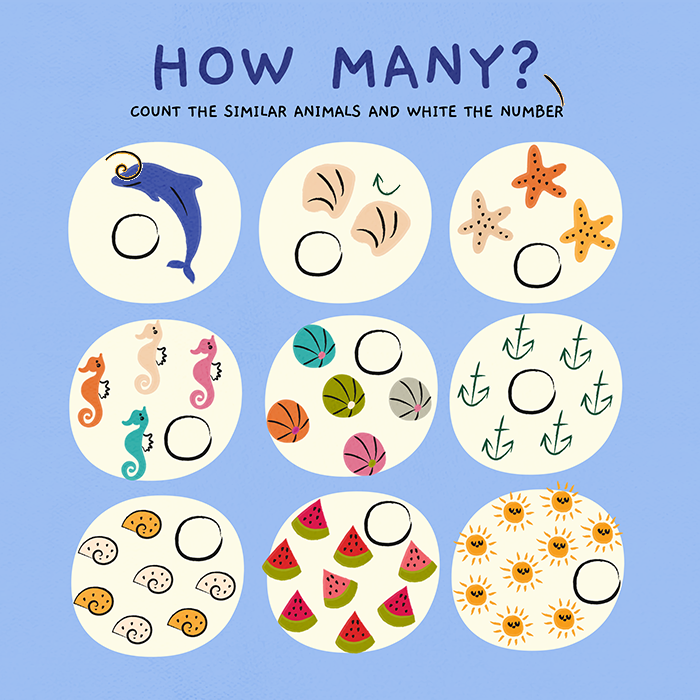
#> input picture Opencv/Project/Make Spot The Difference Game Data/Level2/image_input_output_level2.png, 700 x 700 px; its folder holds only this picture in this run
$ python main.py
#> lines starting #> are read from the running program, lines starting #| are printed output that depends on the picture; after the words box and inside, x2 and y2 are one past the last pixel; in counts of white or black regions, pixels touching at a corner belong together; long printed decimals are rounded
from skimage.metrics import structural_similarity
import cv2
import numpy as np
import random
from tkinter import Tk
from tkinter.filedialog import askopenfilename
import os

#Đọc file ảnh Image_input
root = Tk()
root.withdraw()
file_path = askopenfilename(filetypes=[("Image_input", ".jpg;.jpeg;*.png")])
#> the answer given: image_input_output_level2.png

# Kiểm tra
if file_path:
    # Đọc ảnh từ đường dẫn
    img_origin = cv2.imread(file_path)
#> img_origin is the input picture: shape (700, 700, 3); mean B, G, R 221.7, 200.9, 186
    img = img_origin.copy()

    # Chuyển đổi sang ảnh xám
    gray = cv2.cvtColor(img, cv2.COLOR_BGR2GRAY)

    # Bộ lọc canny để phát hiện cạnh
    edges = cv2.Canny(img, 50, 130)
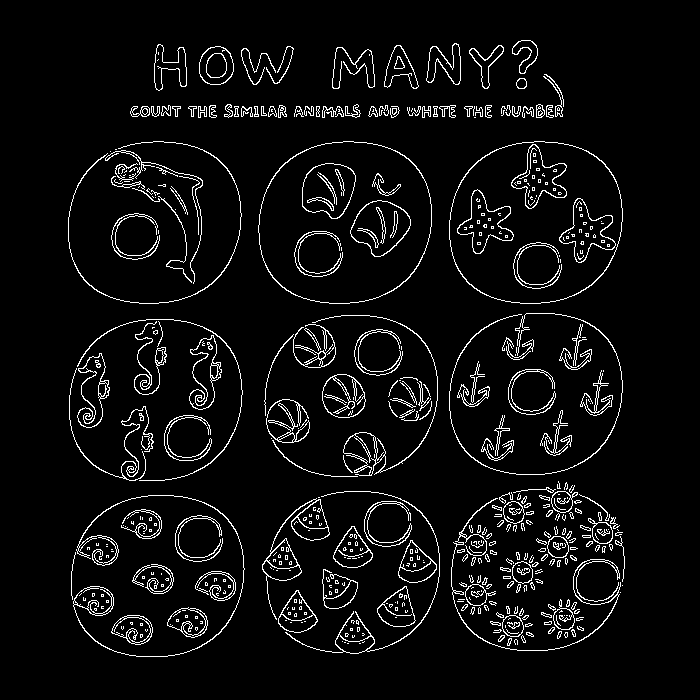
#> edges: shape (700, 700); 5.5% white in thin lines or dots, all inside (x1, y1, x2, y2) = (68, 40, 625, 657)

    # Chuyển đổi sang ảnh nhị phân
    thresh = cv2.threshold(gray, 127, 255, cv2.THRESH_BINARY)[1]
#> thresh: shape (700, 700); 95.2% white; 356 black regions (228 under 20 px)

    # Hàm contour để tìm các đối tượng
    contours, hierarchy = cv2.findContours(thresh, cv2.RETR_TREE, cv2.CHAIN_APPROX_SIMPLE)
#> contours = 495 contours, 347 with area under 20; largest, box (x1, y1, x2, y2) and area: (0, 0, 700, 700) 488601, (111, 162, 203, 284) 3422, (198, 46, 234, 86) 1088, (240, 46, 294, 86) 926, (332, 46, 376, 90) 919

    # Lưu các contour có diện tích 300 đến 100 vào danh sách objects
    objects = []
    for contour in contours:
        area = cv2.contourArea(contour)
        if area > 200 and area < 700:
            objects.append(contour)
#> this loop made 495 passes
#> area on passes 28, 36, 50: 21.5, 71.5, 267.5
#> after the loop, objects = 27 contours; largest, box (x1, y1, x2, y2) and area: (382, 585, 414, 617) 576, (281, 589, 314, 622) 575, (296, 498, 328, 530) 572, (338, 611, 372, 643) 571, (266, 538, 299, 570) 570

    # Nếu không tìm thấy đối tượng nào có diện tích lớn hơn 200, thoát khỏi chương trình
    if not objects:
        exit()

    # Chọn ngẫu nhiên 3 đối tượng từ danh sách objects
    selected_contours = random.sample(objects, k=3)
#> selected_contours = 3 contours; box (x1, y1, x2, y2) and area: (174, 515, 224, 562) 462, (206, 53, 227, 78) 368, (125, 509, 163, 540) 284

    # Đổi màu bằng màu trung bình cho các đối tượng đã chọn
    for contour in selected_contours:
        mean_bgr = cv2.mean(contour)
        cv2.drawContours(img, [contour], -1, mean_bgr, -2)
#> this loop made 3 passes
#> mean_bgr on passes 1 to 3: (197.4, 538, 0, 0), (216.8, 65.08, 0, 0), (146.1, 524.7, 0, 0)
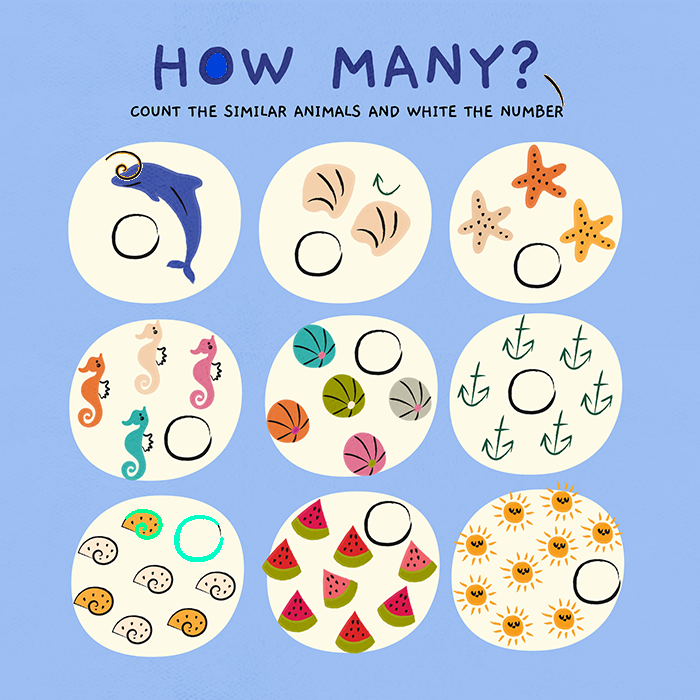
#> img: shape (700, 700, 3); 0.28% of pixels changed, all inside (x1, y1, x2, y2) = (125, 53, 227, 562)

    # Xuất hình ảnh
    # Lấy tên file và đường dẫn đến thư mục chứa file
    file_name = os.path.basename(file_path)
    file_dir = os.path.dirname(file_path)

    # Tạo tên file output: "image_imput_output_level2.png"
    file_name_out = file_name.split(".")[0] + "_output_level2.png"

    # Tạo đường dẫn để lưa file
    file_path_out = os.path.join(file_dir, file_name_out)

    # Lưu ảnh đầu ra
    cv2.imwrite(file_path_out, img)

    # Đọc ảnh before và ảnh after
    before = cv2.imread(file_path)
    after = cv2.imread(file_name_out)

    # Chuyển đổi hình ảnh sang thang độ xám
    before_gray = cv2.cvtColor(before, cv2.COLOR_BGR2GRAY)
    after_gray = cv2.cvtColor(after, cv2.COLOR_BGR2GRAY)

    # Tính toán SSIM giữa hai hình ảnh
    (score, diff) = structural_similarity(before_gray, after_gray, full=True)
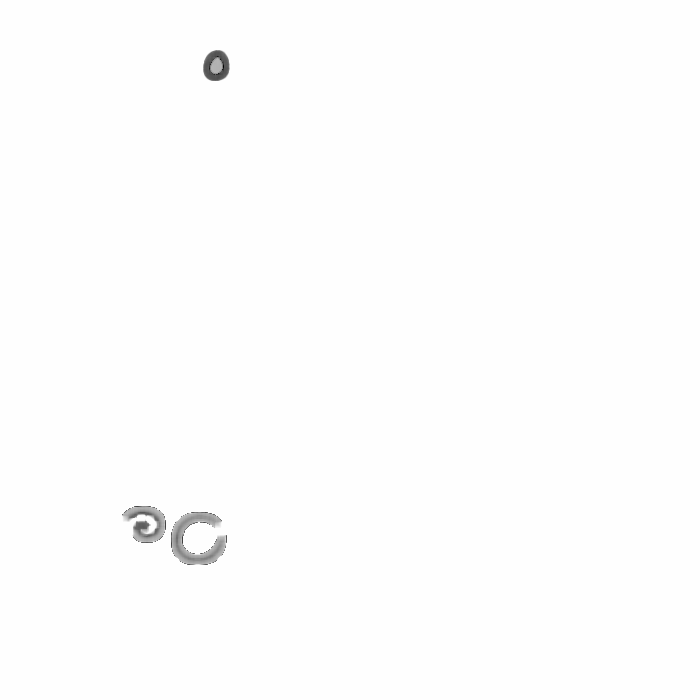
#> diff: shape (700, 700) float64; min -0.37, max 1, mean 0.996; drawn with min black and max white
#> score = 0.996
    print("Image similarity", score)
#| Image similarity 0.9961

    # Hình ảnh khác biệt chứa sự khác biệt hình ảnh thực tế giữa hai hình ảnh
    # và được biểu diễn dưới dạng kiểu dữ liệu dấu phẩy động trong phạm vi [0,1]
    # vì vậy ta phải chuyển đổi mảng thành số nguyên không dấu 8 bit trong phạm vi
    # [0,255] trước khi ta có thể sử dụng nó với OpenCV
    diff = (diff * 255).astype("uint8")

    # Ngưỡng hình ảnh khác biệt, tiếp theo là tìm đường viền để
    # có được các vùng của hai hình ảnh đầu vào khác nhau
    thresh = cv2.threshold(diff, 0, 255, cv2.THRESH_BINARY_INV | cv2.THRESH_OTSU)[1]
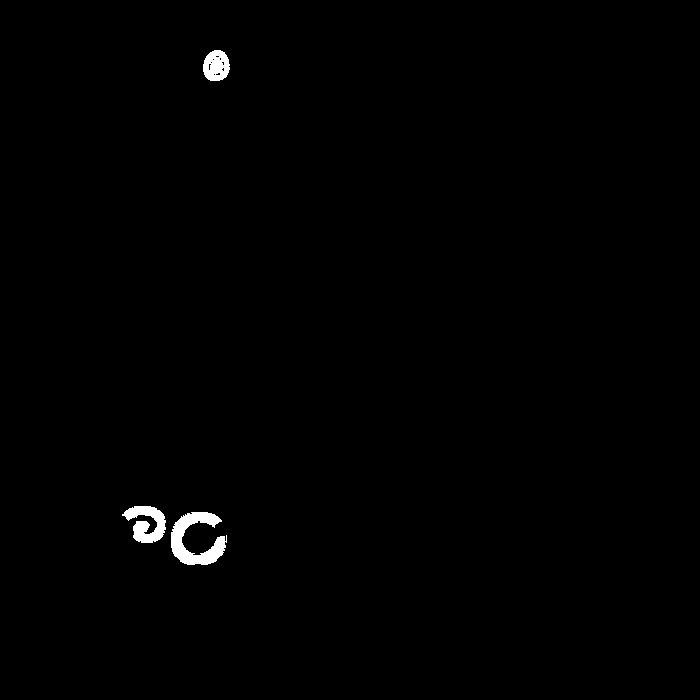
#> thresh: shape (700, 700); 0.62% white; 3 white regions
    contours = cv2.findContours(thresh.copy(), cv2.RETR_EXTERNAL, cv2.CHAIN_APPROX_SIMPLE)
#> contours = 3 contours; box (x1, y1, x2, y2) and area: (171, 512, 227, 565) 1338, (122, 506, 166, 543) 839, (203, 50, 230, 81) 626
    contours = contours[0] if len(contours) == 2 else contours[1]

    # Vẽ hình chữ nhật bao quanh vùng khác biệt
    for c in contours:
        area = cv2.contourArea(c)
        if area > 40:
            x, y, w, h = cv2.boundingRect(c)
            cv2.rectangle(before, (x, y), (x + w, y + h), (36, 255, 12), 2)
            cv2.rectangle(after, (x, y), (x + w, y + h), (36, 255, 12), 2)
#> this loop made 3 passes
#> (area, x, y, w, h) on passes 1 to 3: (1337.5, 171, 512, 56, 53), (839, 122, 506, 44, 37), (626.5, 203, 50, 27, 31)
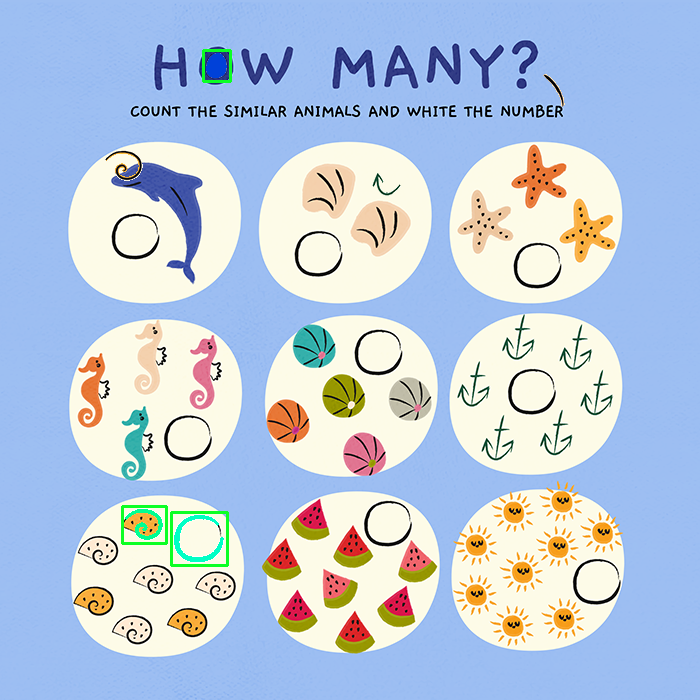
#> after: shape (700, 700, 3); 0.3% of pixels changed, all inside (x1, y1, x2, y2) = (121, 49, 232, 567)
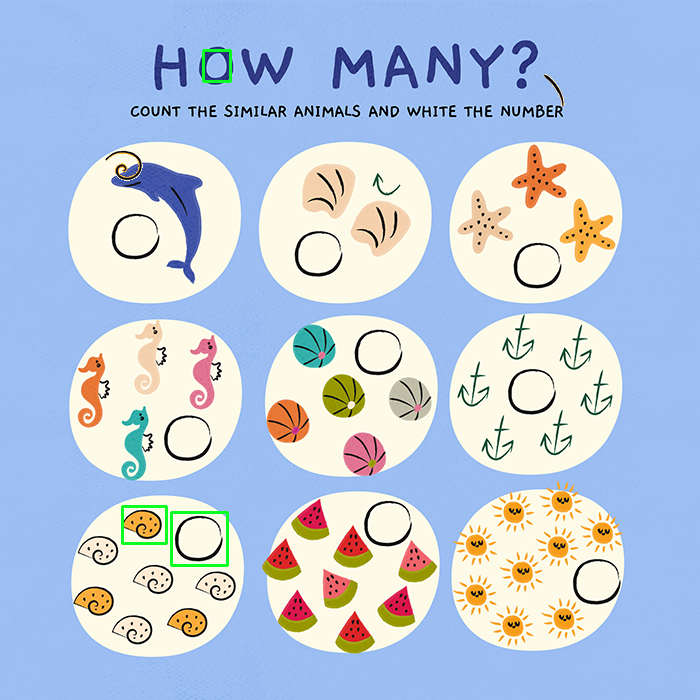
#> before: shape (700, 700, 3); 0.3% of pixels changed, all inside (x1, y1, x2, y2) = (121, 49, 232, 567)

    # Hiển thị hình ảnh
    result1 = np.hstack((img_origin, img))
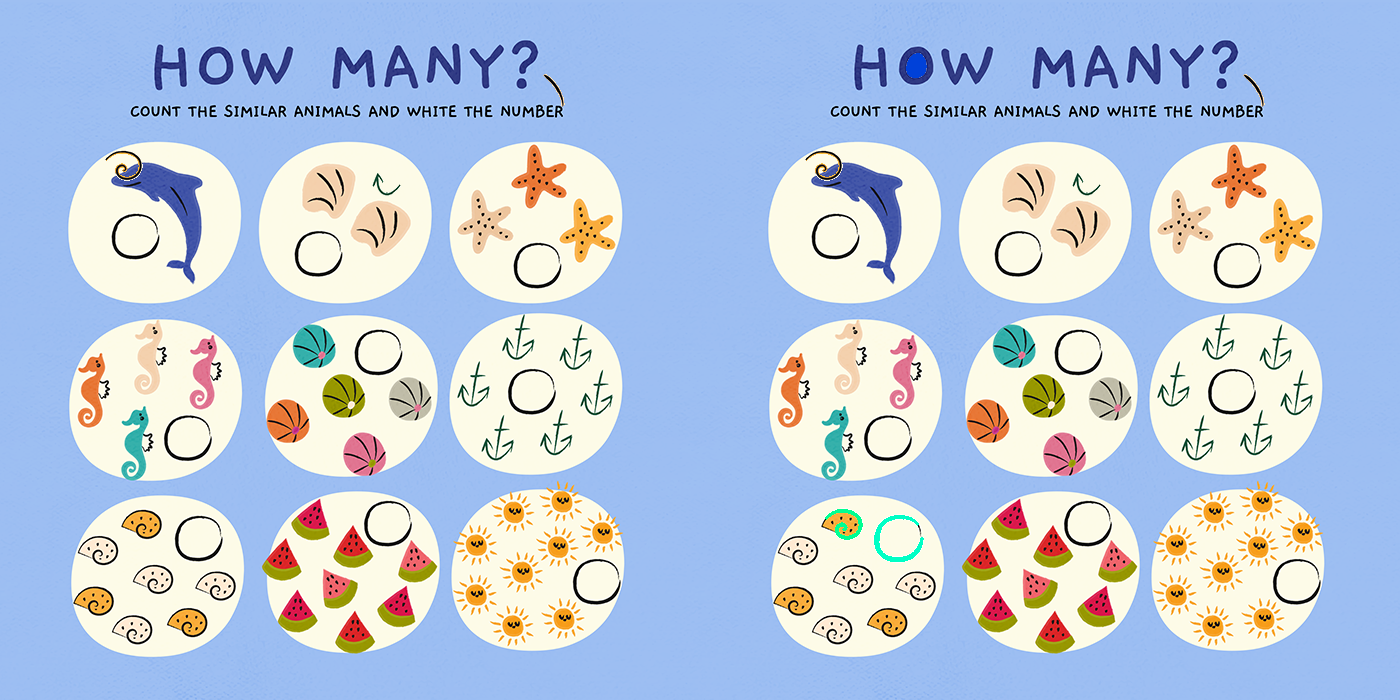
#> result1: shape (700, 1400, 3); mean B, G, R 221.8, 201, 185.8
    cv2.imshow("Task1", result1)
    result2 = np.hstack((before, after))
    cv2.imshow("Task2", result2)
    cv2.waitKey(0)
    cv2.destroyAllWindows()
